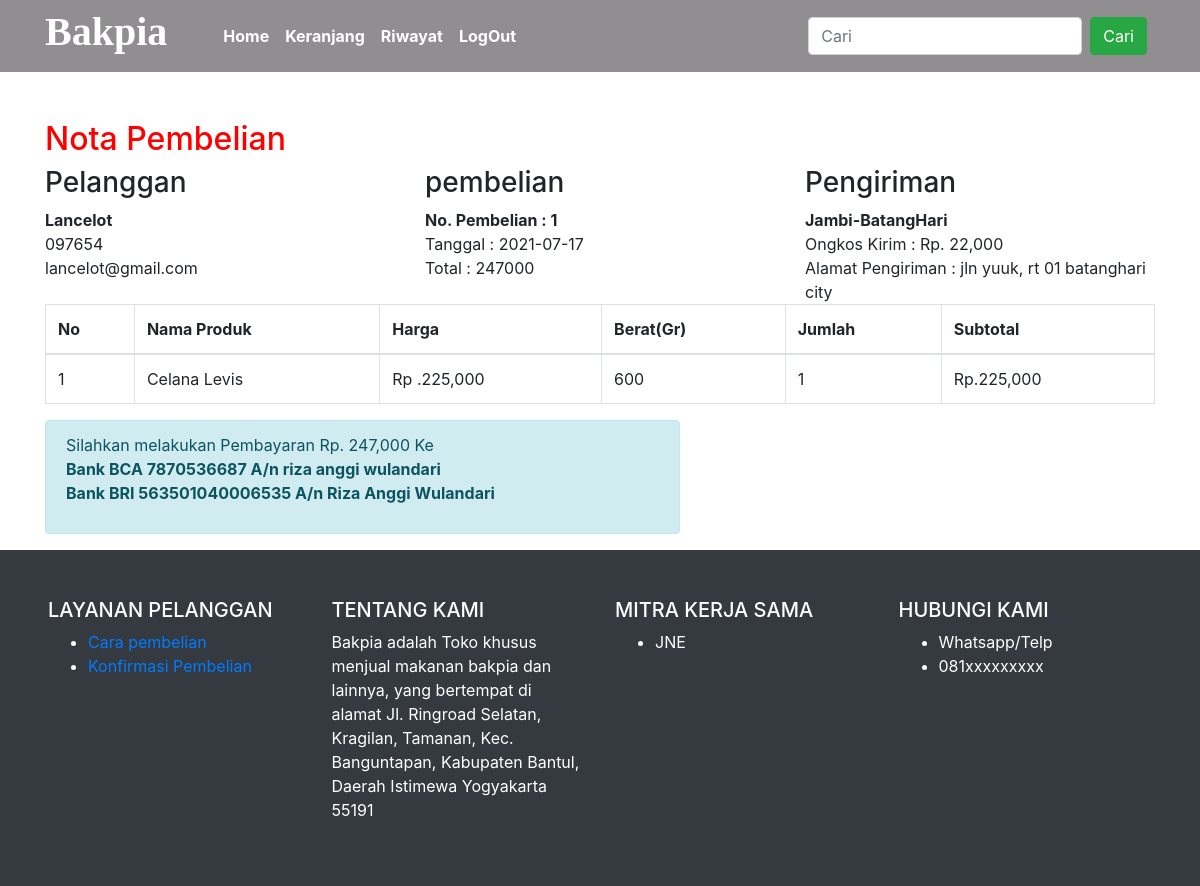
The app's page /MPTI-FIX/RPL/nota.php?id=1 (signed in) with its own data.
### tables this page shows
CREATE TABLE `pembelian` (
  `id_pembelian` int(11) NOT NULL,
  `id_pelanggan` int(11) NOT NULL,
  `id_ongkir` int(6) NOT NULL,
  `tgl_pembelian` date NOT NULL,
  `total_pembelian` int(11) NOT NULL,
  `nama_kota` varchar(100) NOT NULL,
  `tarif` int(11) NOT NULL,
  `alamat_pengiriman` text NOT NULL,
  `status_pembelian` varchar(100) NOT NULL DEFAULT 'pending',
  `resi_pengiriman` varchar(50) NOT NULL
);

CREATE TABLE `pelanggan` (
  `id_pelanggan` int(11) NOT NULL,
  `email` varchar(30) NOT NULL,
  `password` varchar(30) NOT NULL,
  `nama_pelanggan` varchar(30) NOT NULL,
  `telepon` varchar(25) NOT NULL,
  `alamat` text NOT NULL
);

CREATE TABLE `pembelian_produk` (
  `id_pembelian_produk` int(11) NOT NULL,
  `id_pembelian` int(11) NOT NULL,
  `id_produk` int(11) NOT NULL,
  `jumlah` int(11) NOT NULL,
  `nama` varchar(100) NOT NULL,
  `harga` int(11) NOT NULL,
  `berat` int(11) NOT NULL,
  `subberat` int(11) NOT NULL,
  `subharga` int(11) NOT NULL
);

### MPTI-FIX/RPL/nota.php (the view, shortened to what this page needs)
<?php
include 'koneksi.php';
 ?>
<!DOCTYPE html>
<html>
<head>
    <link rel="stylesheet" href="https://stackpath.bootstrapcdn.com/bootstrap/4.3.1/css/bootstrap.min.css">
    <link rel="stylesheet" type="text/css" href="fontawesome/css/all.min.css">
    <link rel="stylesheet" type="text/css" href="style.css">
</head>
<body>
  <?php include 'template/navbar.php'; ?>
  <section class="konten" style="margin-top: 10%;">
    <div class="container">
      <h2 style="color: red">Nota Pembelian</h2>
<?php
$ambil = $koneksi->query("SELECT * FROM pembelian JOIN pelanggan
  ON pembelian.id_pelanggan=pelanggan.id_pelanggan
  WHERE pembelian.id_pembelian='$_GET[id]'");
$detail = $ambil->fetch_assoc();
 ?>
 <div class="row">
   <div class="col-md-4">
     <h3>Pelanggan</h3>
     <strong><?php echo $detail['nama_pelanggan']; ?></strong> <br>
     <p>
       <?php echo $detail['telepon']; ?><br>
      <?php echo $detail['email']; ?>
     </p>
   </div>
   <div class="col-md-4">
     <h3>pembelian</h3>
     <strong>No. Pembelian : <?php echo $detail ['id_pembelian'] ?></strong><br>
     Tanggal : <?php echo $detail['tgl_pembelian']; ?><br>
     Total : <?php echo $detail['total_pembelian']; ?>
   </div>
   <div class="col-md-4">
     <h3>Pengiriman</h3>
     <strong><?php echo $detail ['nama_kota']; ?></strong><br>
     Ongkos Kirim : Rp. <?php echo number_format($detail['tarif']); ?> <br>
     Alamat Pengiriman : <?php echo $detail ['alamat_pengiriman']; ?>
   </div>
 </div>
<table class="table table-bordered">
  <thead>
    <tr>
      <th>No</th>
      <th>Nama Produk</th>
      <th>Harga</th>
      <th>Berat(Gr)</th>
      <th>Jumlah</th>
      <th>Subtotal</th>
    </tr>
    <tbody>
      <?php $nomor=1; ?>
      <?php $ambil=$koneksi->query("SELECT * FROM pembelian_produk
      WHERE id_pembelian='$_GET[id]'"); ?>
      <?php while($pecah =$ambil->fetch_assoc()){ ?>
      <tr>
        <td><?php echo $nomor; ?></td>
        <td><?php echo $pecah['nama']; ?></td>
        <td>Rp .<?php echo number_format($pecah['harga']); ?></td>
        <td><?php echo $pecah['berat']; ?></td>
        <td><?php echo $pecah['jumlah']; ?></td>
        <td>Rp.<?php echo number_format($pecah['subharga']); ?></td>
      </tr>
      <?php $nomor++; ?>
      <?php } ?>
    </tbody>
  </thead>
</table>
<div class="row">
  <div class="col-md-7">
    <div class="alert alert-info">
      <p>
        Silahkan melakukan Pembayaran Rp. <?php echo number_format($detail['total_pembelian']);  ?> Ke <br>
        <strong>Bank BCA 7870536687 A/n riza anggi wulandari</strong><br>
        <strong>Bank  BRI 563501040006535 A/n Riza Anggi Wulandari</strong>
      </p>
    </div>
  </div>
</div>
    </div>
  </section>
 <?php include 'template/footer.php'; ?>
</body>
</html>

### records on screen
pembelian: id_pelanggan.nama_pelanggan "Lancelot", id_pelanggan.telepon "097654", id_pelanggan.email "lancelot@gmail.com", id_pembelian "1", tgl_pembelian "2021-07-17", total_pembelian "247000", nama_kota "Jambi-BatangHari", tarif "22,000", alamat_pengiriman "jln yuuk, rt 01 batanghari city", total_pembelian "247,000"
pembelian_produk: nama "Celana Levis", harga "225,000", berat "600", jumlah "1", subharga "225,000"
